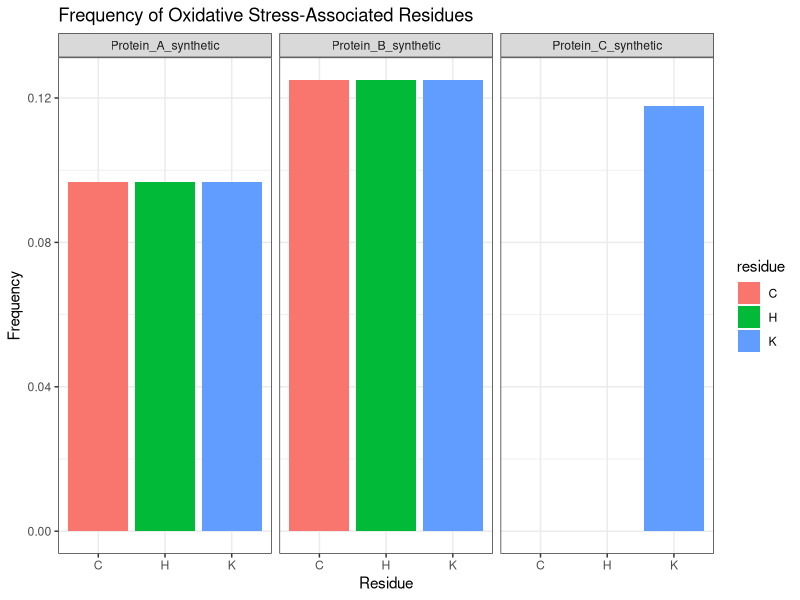
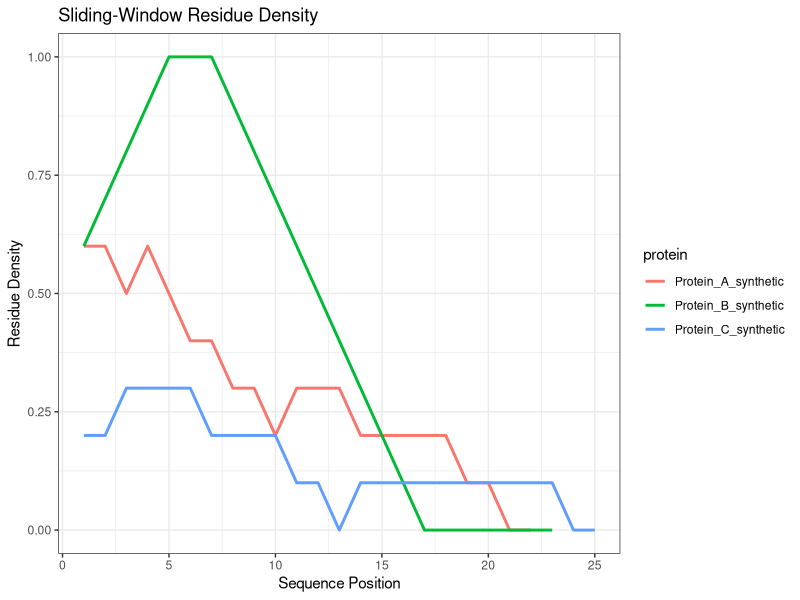
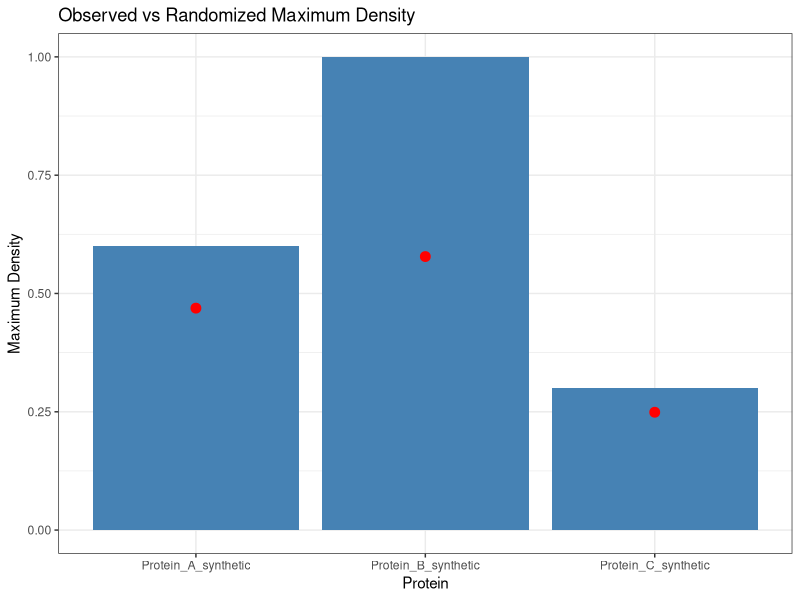

The R script that drew these images, in order:

# 05_visualization.R
# Purpose:
# Generate visualization outputs for sequence-level oxidative stress residue analysis.
#
# IMPORTANT:
# These visualizations reflect sequence composition and clustering only.
# They do not imply biochemical modification or structural accessibility.

library(tidyverse)
library(patchwork)

dir.create("results/figures", recursive = TRUE, showWarnings = FALSE)

# Load results
residue_data <- read.csv(
  "results/tables/residue_mapping_results.csv"
)

window_data <- read.csv(
  "results/tables/sliding_window_density.csv"
)

null_data <- read.csv(
  "results/tables/null_model_results.csv"
)

# -----------------------------
# Plot 1: Residue Frequencies
# -----------------------------

frequency_plot <- ggplot(
  residue_data,
  aes(
    x = residue,
    y = frequency,
    fill = residue
  )
) +
  geom_bar(
    stat = "identity",
    position = "dodge"
  ) +
  facet_wrap(~ protein) +
  labs(
    title = "Frequency of Oxidative Stress-Associated Residues",
    x = "Residue",
    y = "Frequency"
  ) +
  theme_bw()

# -----------------------------
# Plot 2: Sliding Window Density
# -----------------------------

window_plot <- ggplot(
  window_data,
  aes(
    x = window_start,
    y = target_residue_density,
    color = protein
  )
) +
  geom_line(linewidth = 1) +
  labs(
    title = "Sliding-Window Residue Density",
    x = "Sequence Position",
    y = "Residue Density"
  ) +
  theme_bw()

# -----------------------------
# Plot 3: Null Model Comparison
# -----------------------------

null_plot <- ggplot(
  null_data,
  aes(
    x = protein,
    y = observed_max_density
  )
) +
  geom_col(fill = "steelblue") +
  geom_point(
    aes(y = mean_randomized_max_density),
    color = "red",
    size = 3
  ) +
  labs(
    title = "Observed vs Randomized Maximum Density",
    x = "Protein",
    y = "Maximum Density"
  ) +
  theme_bw()

# Save figures

ggsave(
  "results/figures/residue_frequency_plot.png",
  frequency_plot,
  width = 8,
  height = 5,
  dpi = 300
)

ggsave(
  "results/figures/sliding_window_density_plot.png",
  window_plot,
  width = 8,
  height = 5,
  dpi = 300
)

ggsave(
  "results/figures/null_model_comparison_plot.png",
  null_plot,
  width = 8,
  height = 5,
  dpi = 300
)

message("Visualization pipeline completed.")
message("Figures saved in results/figures/")
